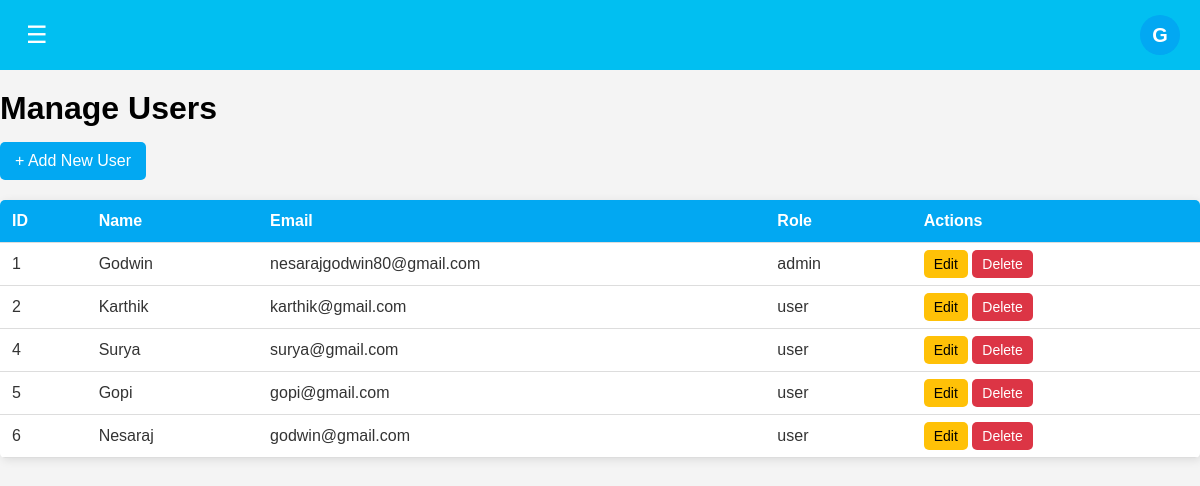
/users.php (signed in), run on the app's committed database.
### tables this page shows
CREATE TABLE `users` (
  `id` int(11) NOT NULL,
  `unique_id` varchar(255) DEFAULT NULL,
  `name` varchar(255) NOT NULL,
  `email` varchar(255) NOT NULL,
  `password` varchar(255) NOT NULL,
  `role` enum('admin','user') NOT NULL,
  `otp` int(6) DEFAULT NULL,
  `created_at` timestamp NOT NULL DEFAULT current_timestamp(),
  `deleted_at` tinyint(1) DEFAULT 0
);

### users.php (the view, shortened to what this page needs)
<?php
include 'config.php';
$result = $conn->query("SELECT * FROM users WHERE deleted_at = 0");
?>
<!DOCTYPE html>
<html lang="en">
<head>
    <link rel="stylesheet" href="dashboard.css">
</head>
<body>
<div class="content">
    <div class="topnav">
        <button class="menu-btn" onclick="toggleSidebar()">☰</button>
        <div class="profile-btn" onclick="toggleDropdown()">
            <?php echo strtoupper(substr($_SESSION['name'], 0, 1)); ?>
        </div>
    </div>
    <div class="main-content">
        <h1 style = "padding-top: 20px;">Manage Users</h1>
        <a href="add_user.php" class="btn">+ Add New User</a>
        <table>
            <tr>
                <th>ID</th>
                <th>Name</th>
                <th>Email</th>
                <th>Role</th>
                <th>Actions</th>
            </tr>
            <?php while ($row = $result->fetch_assoc()) { ?>
                <tr>
                    <td><?php echo $row['id']; ?></td>
                    <td><?php echo htmlspecialchars($row['name']); ?></td>
                    <td><?php echo htmlspecialchars($row['email']); ?></td>
                    <td><?php echo htmlspecialchars($row['role']); ?></td>
                    <td>
                        <a href="edit_user.php?id=<?php echo $row['id']; ?>" class="edit-btn">Edit</a>
                        <a href="delete_user.php?id=<?php echo $row['id']; ?>" class="delete-btn" onclick="return confirm('Are you sure?')">Delete</a>
                    </td>
                </tr>
            <?php } ?>
        </table>
    </div>
</div>
</body>
</html>

### dashboard.css (style rules this page uses)
body, h1, h2, p, ul { margin: 0; padding: 0; font-family: Arial, sans-serif; }
body { background-color: #f4f4f4; display: flex; flex-direction: column; }
.content { width: 100%; transition: margin-left 0.3s ease-in-out; }
.topnav { background: #01bff1; color: #fff; padding: 15px 20px; display: flex; justify-content: space-between; align-items: center; position: relative; }
.menu-btn { background: none; border: none; color: white; font-size: 24px; cursor: pointer; }
.profile-btn { background: #02a8f2; color: white; width: 40px; height: 40px; border-radius: 50%; text-align: center; line-height: 40px; font-size: 20px; cursor: pointer; font-weight: bold; text-transform: uppercase; position: relative; }
table { width: 100%; border-collapse: collapse; margin-top: 20px; background: white; border-radius: 5px; overflow: hidden; box-shadow: 2px 2px 10px rgba(0, 0, 0, 0.1); }
th, td { padding: 12px; text-align: left; border-bottom: 1px solid #ddd; }
th { background: #02a8f2; color: white; }
td { color: #333; }
.btn { display: inline-block; padding: 10px 15px; background: #02a8f2; color: white; text-decoration: none; border-radius: 5px; margin-top: 15px; }
.edit-btn, .delete-btn { padding: 6px 10px; text-decoration: none; border-radius: 5px; font-size: 14px; }
.edit-btn { background: #ffc107; color: black; }
.delete-btn { background: #dc3545; color: white; }

### data on the page
users: id "1", name "Godwin", email "nesarajgodwin80@gmail.com", role "admin"
users: id "2", name "Karthik", email "karthik@gmail.com", role "user"
users: id "4", name "Surya", email "surya@gmail.com", role "user"
users: id "5", name "Gopi", email "gopi@gmail.com", role "user"
users: id "6", name "Nesaraj", email "godwin@gmail.com", role "user"

### other printed values
substr($_SESSION['name'], 0, 1) "G"
